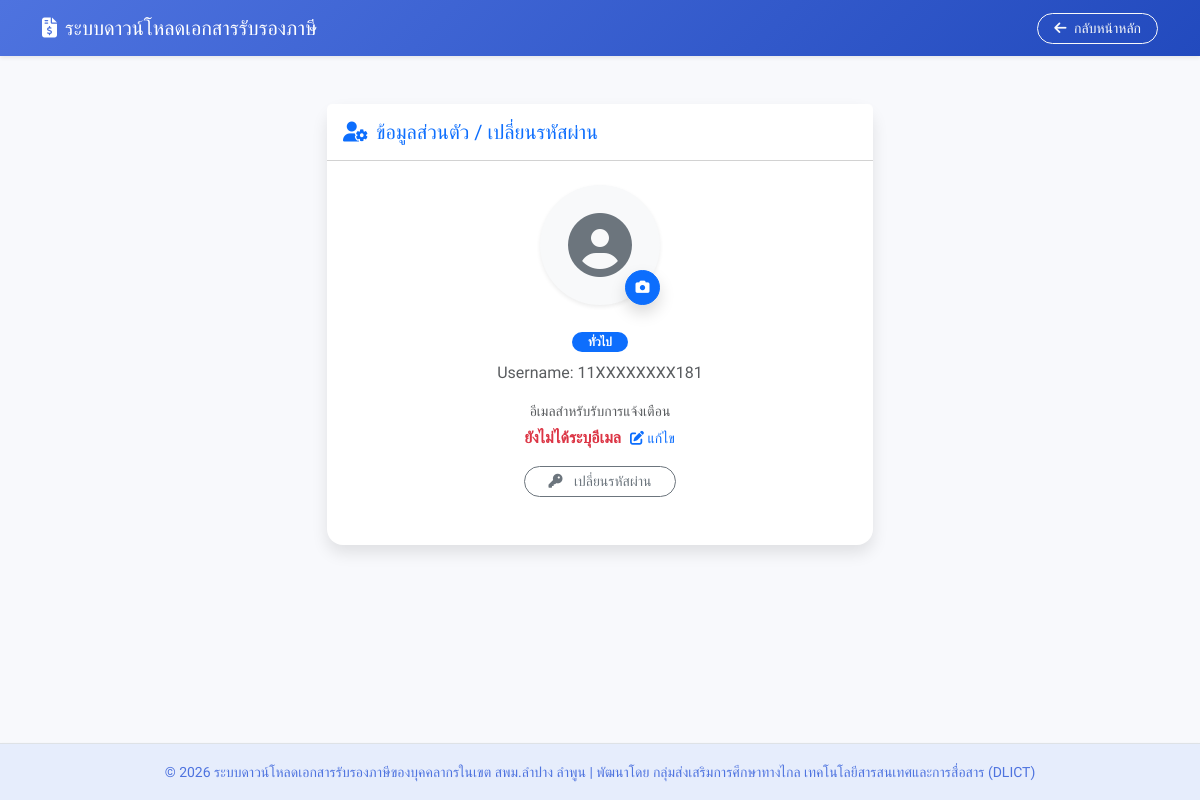
Page /profile.php (signed in) on the earlier database version.
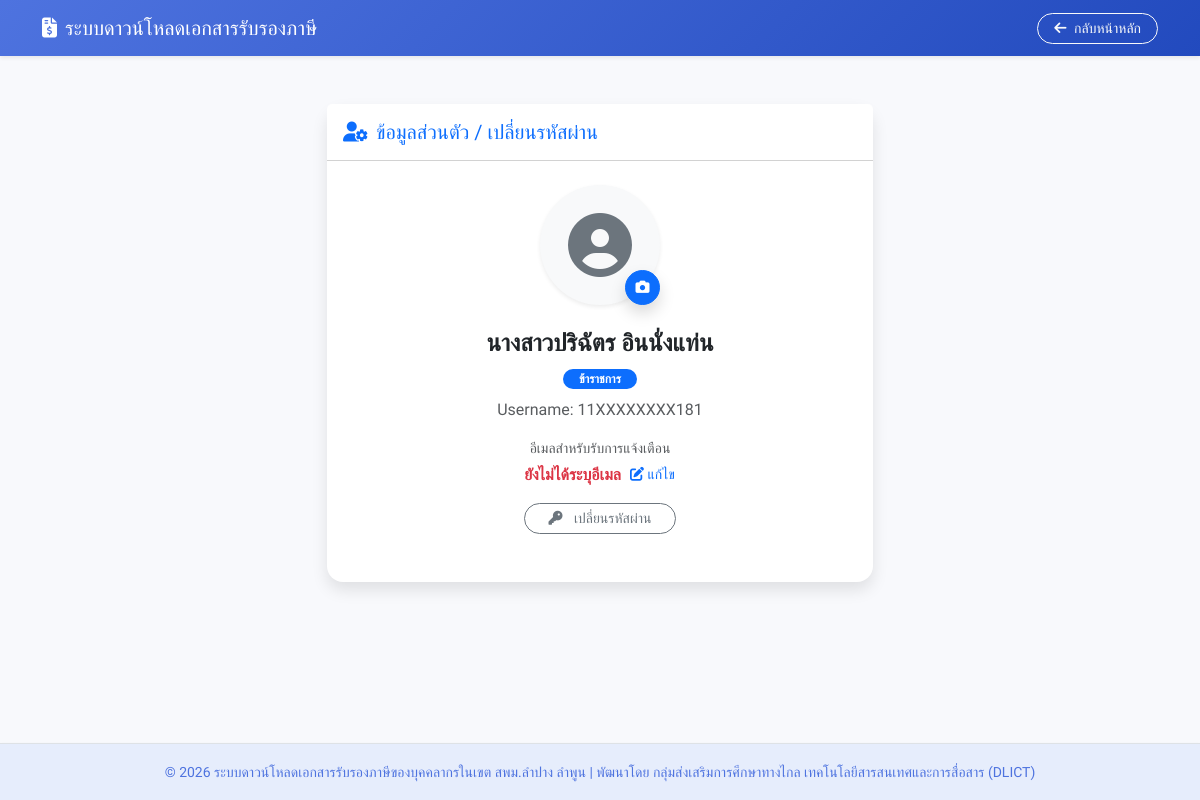
Same page on the later database version.
### tables this page shows
CREATE TABLE `member` (
  `pid` varchar(13) NOT NULL COMMENT 'เลขบัตร ปชช',
  `prefix` int(11) DEFAULT NULL COMMENT 'ไอดีคำนำหน้า',
  `fname` varchar(100) DEFAULT NULL COMMENT 'ชื่อ',
  `lname` varchar(100) DEFAULT NULL COMMENT 'นามสกุล',
  `role_id` int(11) NOT NULL COMMENT 'ตำแหน่ง',
  `amount_paid` decimal(15,2) DEFAULT NULL COMMENT 'เงินที่จ่าย',
  `tax_withheld` decimal(15,2) DEFAULT NULL COMMENT 'เงินที่หักภาษี',
  `email` varchar(100) DEFAULT NULL COMMENT 'อีเมล',
  `profile_image` varchar(255) DEFAULT NULL
);

CREATE TABLE `prefix` (
  `prefix_id` int(11) NOT NULL,
  `prefix` varchar(100) NOT NULL
);

CREATE TABLE `role` (
  `role_id` int(11) NOT NULL,
  `role_name` varchar(100) NOT NULL
);

### profile.php (the view, shortened to what the changed rows need)
<?php
require_once 'config.php';
$username = $_SESSION['username'];
$sql = "SELECT m.fname, m.lname, m.email, m.profile_image, p.prefix AS prefix_name, r.role_name
        FROM member m
        LEFT JOIN prefix p ON m.prefix = p.prefix_id
        LEFT JOIN role r ON m.role_id = r.role_id
        WHERE m.pid = ?";
$stmt = mysqli_prepare($conn, $sql);
mysqli_stmt_bind_param($stmt, "s", $username);
mysqli_stmt_execute($stmt);
$result = mysqli_stmt_get_result($stmt);
$user_info = mysqli_fetch_assoc($result);
$display_name = ($user_info['prefix_name'] ?? '') . ($user_info['fname'] ?? '') . ' ' . ($user_info['lname'] ?? '');
$display_role = $user_info['role_name'] ?? 'ทั่วไป';
$masked_username = substr($username, 0, 2) . "XXXXXXXX" . substr($username, -3);
$show_form = (isset($_POST['change_password'])) ? 'show' : '';
?>
<!DOCTYPE html>
<html lang="th">
<head>
    <link href="https://cdn.jsdelivr.net/npm/bootstrap@5.3.0/dist/css/bootstrap.min.css" rel="stylesheet">
    <link rel="stylesheet" href="https://cdnjs.cloudflare.com/ajax/libs/font-awesome/6.4.0/css/all.min.css">
</head>
<body class="d-flex flex-column min-vh-100">
    <div class="container">
        <div class="row justify-content-center">
            <div class="col-md-6">
                <div class="card">
                    <div class="card-body p-4">
                        <div class="mb-4 text-center">
                            <div class="position-relative d-inline-block mb-3">
                                <?php if (!empty($user_info['profile_image']) && file_exists("uploads/profile_images/" . $user_info['profile_image'])): ?>
                                    <img src="uploads/profile_images/<?php echo htmlspecialchars($user_info['profile_image']); ?>" class="rounded-circle border shadow-sm" style="width: 120px; height: 120px; object-fit: cover;">
                                <?php else: ?>
                                    <div class="bg-light rounded-circle d-flex align-items-center justify-content-center shadow-sm" style="width: 120px; height: 120px;">
                                    </div>
                                <?php endif; ?>
                                <form method="POST" enctype="multipart/form-data" class="position-absolute bottom-0 end-0">
                                </form>
                            </div>
                            <h4 class="fw-bold mt-2"><?php echo htmlspecialchars($display_name); ?></h4>
                            <p class="mb-2"><span class="badge bg-primary rounded-pill px-3"><?php echo htmlspecialchars($display_role); ?></span></p>
                            <p class="text-muted mb-3">Username: <?php echo htmlspecialchars($masked_username); ?></p>
                            <div class="mb-3">
                                <p class="mb-1 text-muted small">อีเมลสำหรับรับการแจ้งเตือน</p>
                                <div class="d-flex justify-content-center align-items-center gap-2">
                                </div>
                            </div>
                            <button class="btn btn-outline-secondary btn-sm rounded-pill px-4" type="button" data-bs-toggle="collapse" data-bs-target="#passwordForm" aria-expanded="<?php echo $show_form ? 'true' : 'false'; ?>">
                                <i class="fas fa-key me-2"></i> เปลี่ยนรหัสผ่าน
                            </button>
                        </div>
                    </div>
                </div>
            </div>
        </div>
    </div>
</body>
</html>

Differences in the rows shown:
added member: display_name "นางสาวปริฉัตร อินนั่งแท่น", role.role_name "ข้าราชการ"
Other differences:
$display_role: "ทั่วไป" → (not shown)
